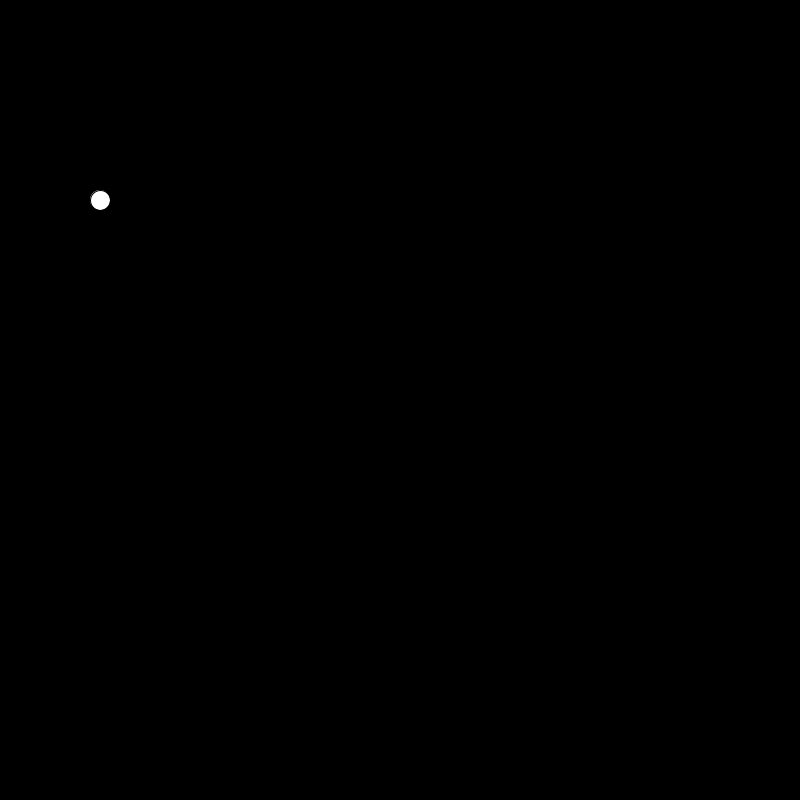
Frame 1 (no input)
Frame 60 (the mouse pressed at the canvas centre just before this capture): identical to frame 1, image omitted
Frame 120 (the mouse held since frame 60 and released just before this capture): identical to frame 1, image omitted

The Processing sketch that drew this single still picture (run headless with seeded random() and noise(); from frame 60 on, the mouse is pressed at the canvas centre):

// Processing sketch: quilt
// ── quilt.pde
void setup(){
    size(800,800);
}

void draw(){
    background(0);
    flower();
} 

void flower(){
  ellipse(100,200,20,20);
}
